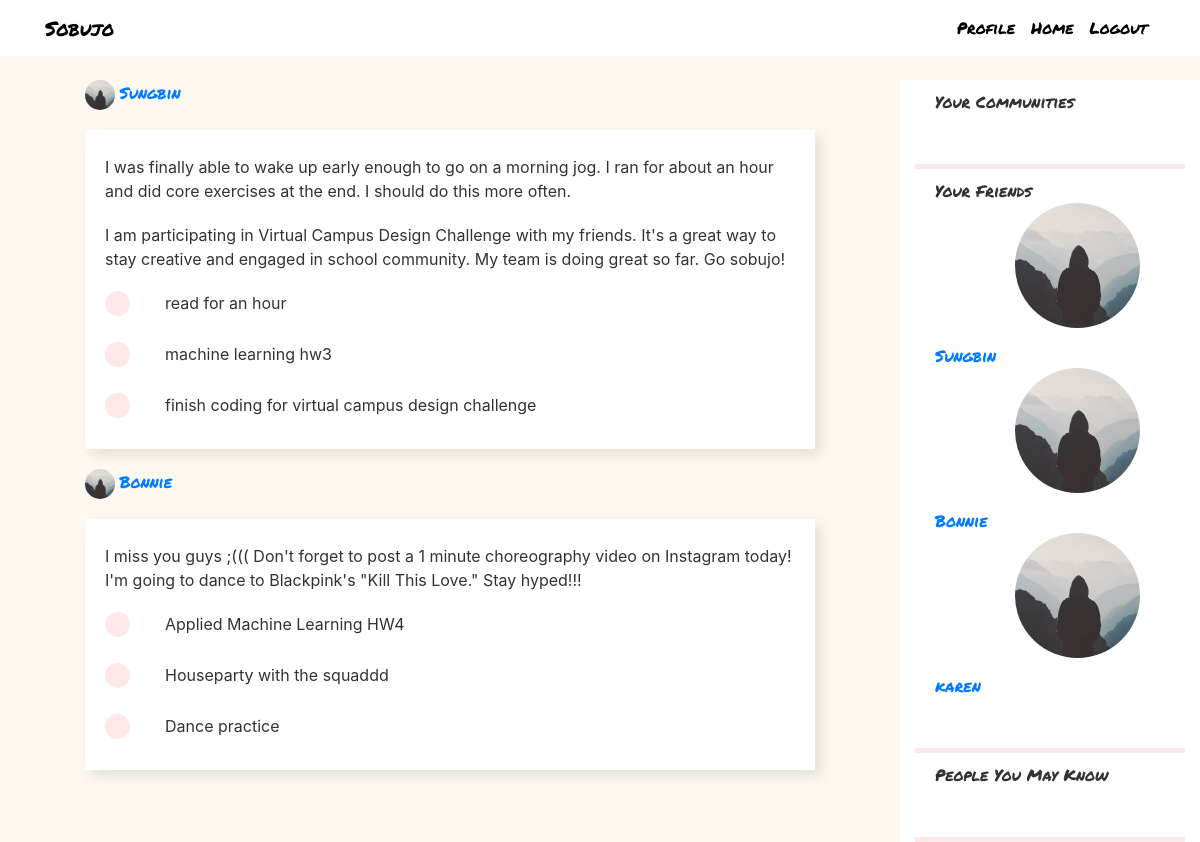
The app's page /home (signed in) with its own data.
### flaskblog/models.py (models this page shows, shortened)
class User(db.Model, UserMixin):
    id = db.Column(db.Integer, primary_key=True)
    username = db.Column(db.String(20), unique=True, nullable=False)
    email = db.Column(db.String(120), unique=True, nullable=False)
    image_file = db.Column(db.String(20), nullable=False, default='default.jpg')
    password = db.Column(db.String(60), nullable=False)
    pages = db.relationship("Page", backref="user")
    friends = db.relationship("User", secondary=friendship,
                           primaryjoin=id==friendship.c.friend_a_id,
                           secondaryjoin=id==friendship.c.friend_b_id)
    community = db.relationship("Community", secondary=membership, backref="members")
    comments = db.relationship("Comment", backref="author") # received

class Entry(db.Model):
    id = db.Column(db.Integer, primary_key=True)
    page_id = db.Column(db.Integer, db.ForeignKey('page.id'), nullable=False)
    text = db.Column(db.String(500), nullable=False)
    comments = db.relationship("Comment", backref="entry")

class Goal(db.Model):
    id = db.Column(db.Integer, primary_key=True)
    page_id = db.Column(db.Integer, db.ForeignKey('page.id'), nullable=False)
    text = db.Column(db.String(500), nullable=False)
    comments = db.relationship("Comment", backref="goal")

### flaskblog/routes.py (the view)
@app.route("/home", methods=['GET', 'POST'])
@login_required
def home():
    users = User.query.all()
    users = [user for user in users if user.id != current_user.id and user not in current_user.friends]
    entries = defaultdict(list)
    goals = defaultdict(list)
    for friend in current_user.friends:
        for page in friend.pages:
            entries[friend].extend(Entry.query.filter_by(page_id=page.id).all())
            goals[friend].extend(Goal.query.filter_by(page_id=page.id).all())
    return render_template('home.html', entries=entries, goals=goals, users=users)

### flaskblog/models.py (called while the page is built)
@login_manager.user_loader
def load_user(user_id):
    return User.query.get(int(user_id))

### flaskblog/templates/home.html
{% extends "layout.html" %}
{% block content %}
<div class="container-feed">
    {% for author in entries %}
        <img class="rounded-circle feed-img" src="{{ url_for('static', filename='profile_pics/' + author.image_file) }}">
        <span class="feed-style"> <a href="{{ url_for('spectate', user_id=author.id) }}"> {{ author.username }} </a> </span>
        <div class="entry-style">
            {% for entry in entries[author] %}
              <div class="individual-goal">{{ entry.text }} </div>
            {%  endfor %}
            {% for goal in goals[author] %}
              <div class="row individual-goal">
                <div class="col-md-1">
                    <div class="dot"></div>
                </div>
                <div class="col-md-11">
                    <div> {{ goal.text }} </div>
                </div>
            </div>
            {%  endfor %}
        </div>
    {% endfor %}
</div>
{% endblock content %}

### flaskblog/templates/layout.html (shortened to what this page needs)
<!DOCTYPE html>
<html>
<head>
    <link rel="stylesheet" href="https://maxcdn.bootstrapcdn.com/bootstrap/4.0.0/css/bootstrap.min.css">
    <link rel="stylesheet" type="text/css" href="{{ url_for('static', filename='main.css') }}">
</head>
<body>
    <header class="site-header">
      <nav class="navbar navbar-expand-md navbar-dark bg-steel fixed-top">
        <div class="container">
          <a class="title-style mr-4" href="/">Sobujo</a>
          <div class="collapse navbar-collapse" id="navbarToggle">
            <div class="navbar-nav">
              {% if current_user.is_authenticated %}
                <a class="nav-item nav-link" href="{{ url_for('journal') }}">Profile</a>
                <a class="nav-item nav-link" href="{{ url_for('home') }}">Home</a>
                <a class="nav-item nav-link" href="{{ url_for('logout') }}">Logout</a>
              {% else %}
                <a class="nav-item nav-link" href="{{ url_for('login') }}">Login</a>
                <a class="nav-item nav-link" href="{{ url_for('register') }}">Register</a>
              {% endif %}
            </div>
          </div>
        </div>
      </nav>
    </header>
    <main role="main" class="container-fluid">
      <div class="row">
        <div class="col-md-9">
          {% block content %}{% endblock %}
        </div>
        {% if current_user.is_authenticated %}
          <div class="col-md-3 bg-steel">
            <div class="sidebar-section">
              Your Communities
            </div>
            <div class="pink-divider"></div>
            <div class="sidebar-section">
              Your Friends
              {% for friend in current_user.friends %}
                <img class="rounded-circle account-img" src="/static/profile_pics/{{ current_user.image_file }}">
                <a href="{{ url_for('spectate', user_id=friend.id) }}"> {{ friend.username }} </a>
                {% endfor %}
            </div>
            <div class="pink-divider"></div>
            <div class="sidebar-section">
              People You May Know
            </div>
            <div class="pink-divider"></div>
          </div>
        {% endif %}
      </div>
    </main>
</body>
</html>

### flaskblog/static/main.css (style rules this page uses)
body { background-color: #FEF9F0; color: #333333; margin-top: 5rem; }
.bg-steel { background-color: #ffffff; }
.title-style { color: black; font-size: 20px; font-family: "Permanent Marker"; }
.site-header .navbar-nav .nav-link { color: black; font-family: "Permanent Marker"; }
.sidebar-section { background: #ffffff; padding: 10px 20px; font-family: "Permanent Marker"; padding-bottom: 50px; }
.account-img { height: 125px; width: 125px; margin-bottom: 16px; margin-right: 80px; margin-left: 80px; }
.pink-divider { background-color: #FFE8E8; height: 5px; width: 100%; }
.dot { height: 25px; width: 25px; background-color: #FFE8E8; border-radius: 50%; display: inline-block; }
.entry-style { margin-top: 20px; background: #ffffff; padding: 15px 20px; box-shadow: 6px 6px 12px rgba(0, 0, 0, 0.1); margin-bottom: 20px; }
.individual-goal { padding-top: 10px; padding-bottom: 10px; }
.container-feed { padding-left: 70px; padding-right: 70px; }
.feed-style { font-family: Permanent Marker; font-size: 16px; line-height: 16px; }
.feed-img { height: 30px; width: 30px; }

### records on screen
User: image_file (placeholder picture), username "Sungbin"
Entry: text "I was finally able to wake up early enough to go on a morning jog. I ran for about an hour and did core exercises at the end. I should do this more often."
Entry: text "I am participating in Virtual Campus Design Challenge with my friends. It's a great way to stay creative and engaged in school community. My team is doing great so far. Go sobujo!"
Goal: text "read for an hour"
Goal: text "machine learning hw3"
Goal: text "finish coding for virtual campus design challenge"
User: image_file (placeholder picture), username "Bonnie"
Entry: text "I miss you guys ;((( Don't forget to post a 1 minute choreography video on Instagram today! I'm going to dance to Blackpink's \"Kill This Love.\" Stay hyped!!!"
Goal: text "Applied Machine Learning HW4"
Goal: text "Houseparty with the squaddd"
Goal: text "Dance practice"
User: image_file (placeholder picture), username "karen"
